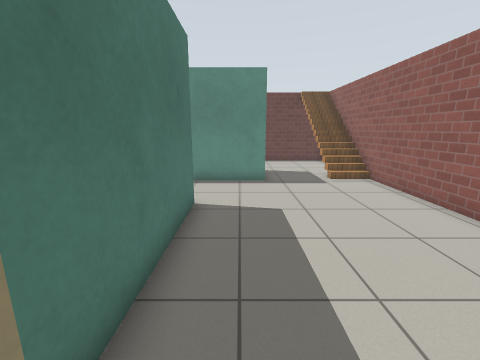
View 1 (above)

17 first-person views from a walk through a Gazebo world. The camera is 1.2 m above the floor, tilts 12° down and sees 90° across. The floor is counted in squares, 0.5 m on a side. Each view is taken from the middle of a square. On the plan, view 1 faces up. The plan holds only what a view shows up to about 16 squares ahead; the rest is blank. The place goes on beyond the plan. Simple patterns stand in for the simulator's built-in surfaces.

View 2
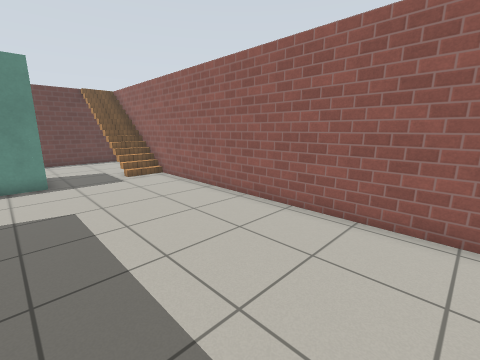

View 3
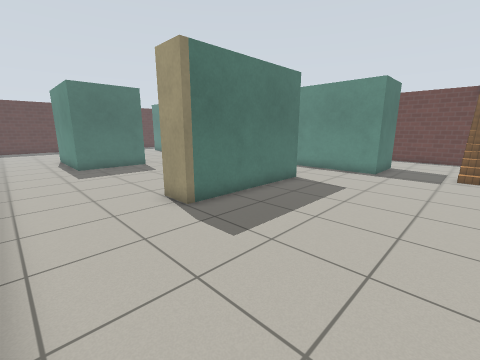

View 4
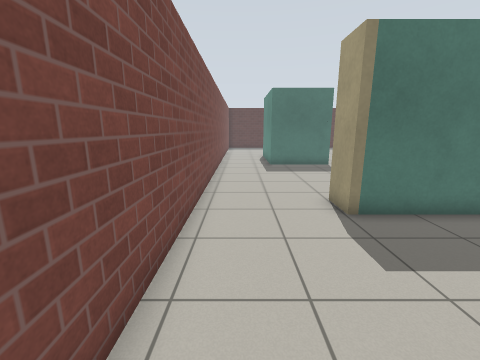

View 5
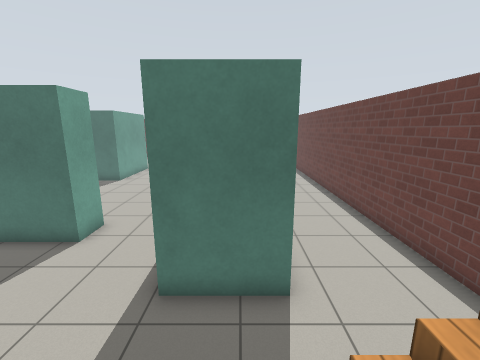

View 6
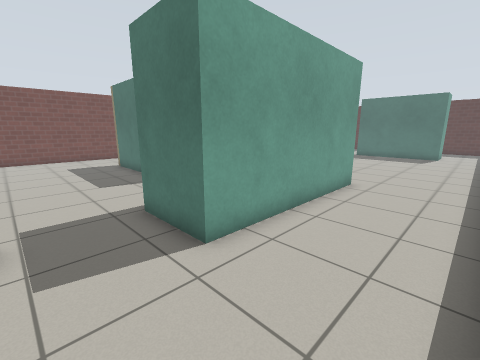

View 7
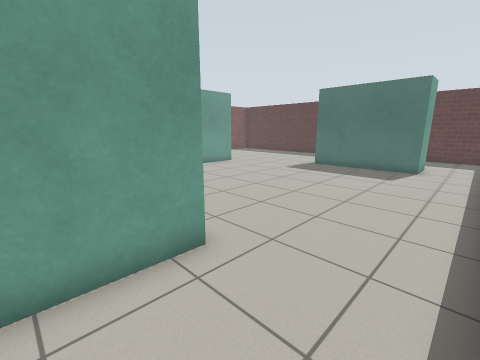

View 8
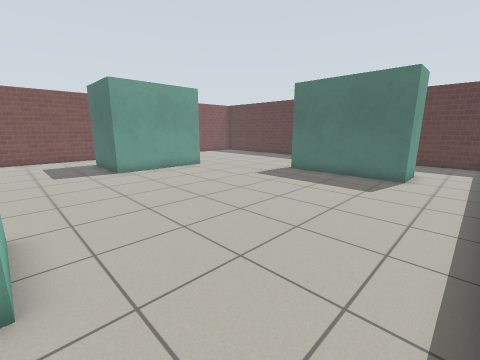

View 9
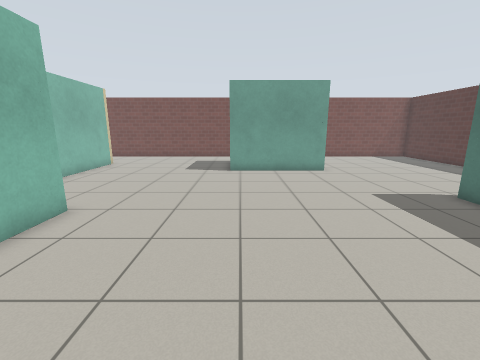

View 10
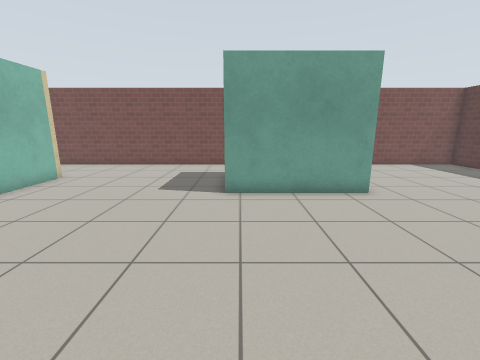

View 11
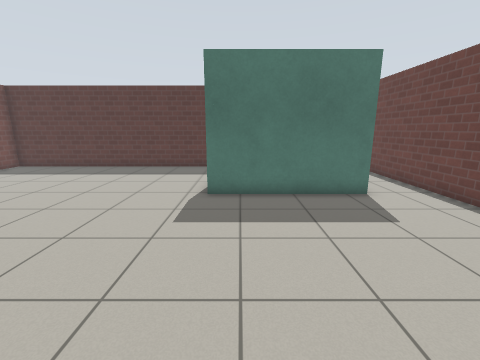

View 12
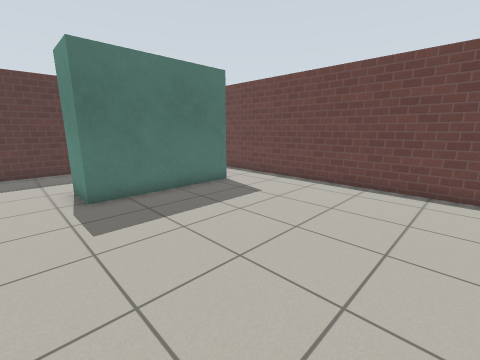

View 13
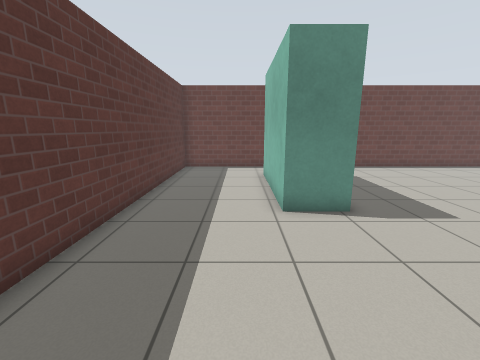

View 14
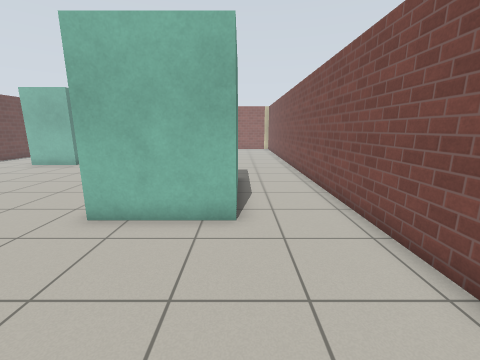

View 15
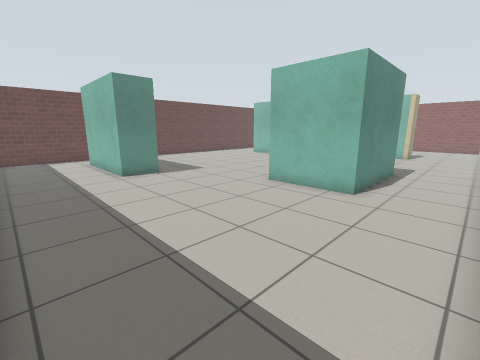

View 16
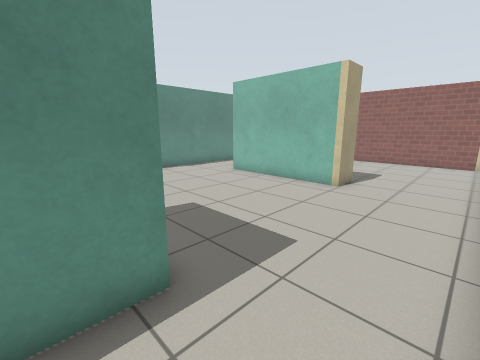

View 17
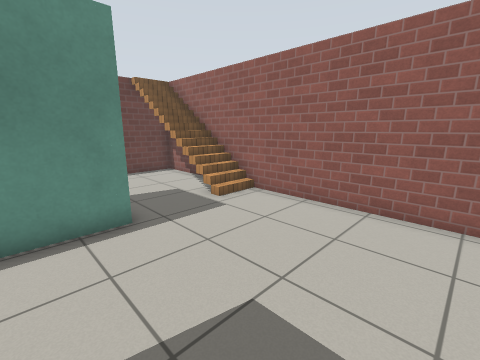

### Floor plan
Ten units are one square. View 1 is at (0, 0); x grows to the right and y downward. Boxes are objects, and circles mark ways between rooms. Rooms are numbered by the first view taken in them; rooms with no view inside come last. Other rooms are left out.
<svg viewBox="-270 -200 339 239">
<path fill="none" stroke="#000" d="M-30 -76 -15 -76 -15 -11 -30 -11M-68 -141 12 -141 12 -111 -35 -111M-36 34 41 34M64 31 64 -185 -86 -185M-169 -41 -114 -41 -114 -1 -169 -1M-35 -111 -68 -111 -68 -141M-30 -11 -30 -76M-86 -185 -195 -185M-197 -158 -197 -98M-185 34 -36 34M-197 -98 -217 -98 -217 -158 -197 -158M-169 -1 -169 -41M-195 -185 -265 -185 -265 34 -185 34"/>
<rect x="45" y="-195" width="10" height="10" fill="#bbb"><title>stairs</title></rect>
<circle cx="-25" cy="-90" r="3" fill="#2a7"/>
<circle cx="-25" cy="15" r="3" fill="#2a7"/>
<circle cx="-78" cy="-165" r="3" fill="#2a7"/>
<circle cx="-187" cy="20" r="3" fill="#2a7"/>
<circle cx="-188" cy="-70" r="3" fill="#2a7"/>
<circle cx="-205" cy="-175" r="3" fill="#2a7"/>
<text x="10" y="-80">1</text>
<text x="-110" y="-80">2</text>
<text x="-230" y="-60">3</text>
</svg>
Room 1 opens to room 2. Room 2 opens to room 3.

Where each view was taken, in squares from view 1:
view 1: 0 up, 0 right, facing up
view 2: 1 down, 0 right, facing up-right
view 3: 3 down, 5 right, facing up-left
view 4: 2 down, 5 right, facing left
view 5: 13 up, 6 right, facing left
view 6: 18 up, 4 right, facing down-left
view 7: 18 up, 4 left, facing down-left
view 8: 18 up, 7 left, facing down-left
view 9: 18 up, 12 left, facing down
view 10: 13 up, 12 left, facing down
view 11: 11 up, 11 left, facing left
view 12: 8 up, 11 left, facing up-left
view 13: 3 up, 23 left, facing up
view 14: 0 up, 23 left, facing right
view 15: 3 down, 26 left, facing up-right
view 16: 3 down, 13 left, facing up-right
view 17: 5 up, 1 left, facing up-right
